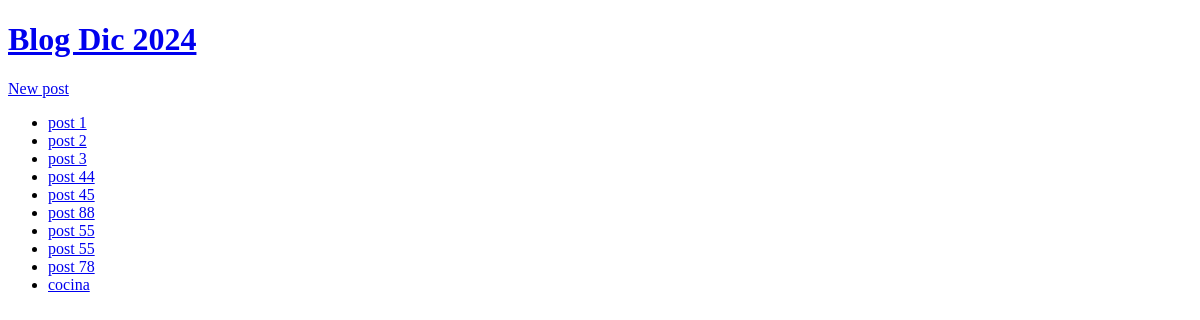
/, run on an earlier commit of the app's database.
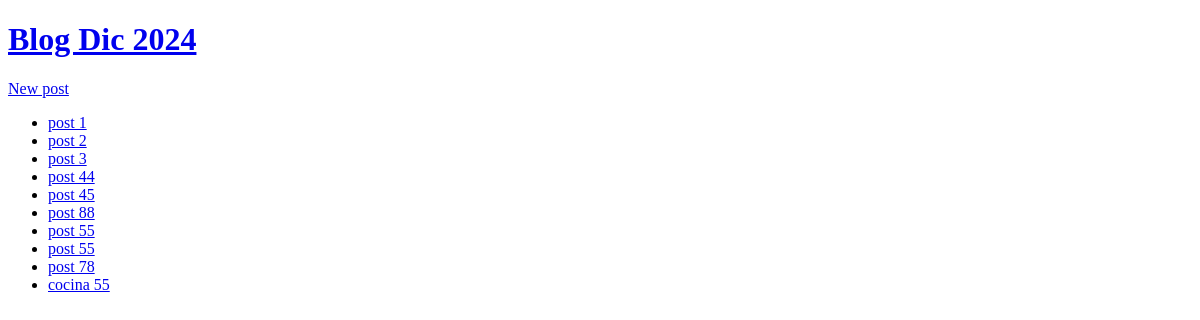
And on a later commit of the database.
### blog/models.py (models this page shows, shortened)
class Publication(models.Model):
    title = models.CharField(max_length=200)
    author = models.ForeignKey(
        "auth.User",
        on_delete=models.CASCADE,
    )
    body = models.TextField()

### blog/views.py (the view)
# urls.py: path('', HomePageView.as_view(), name='home'),
class HomePageView(ListView):
    model = Publication
    template_name = "publication_list.html"

### templates/publication_list.html
{% extends "_base.html" %}
{% block content %}
    <a href="{% url 'publication_new' %}">New post</a>
    <ul>
        {% for item in publication_list %}
            <li><a href="{% url 'publication_detail' item.pk %}">{{ item.title }}</a></li>
        {% endfor %}
    </ul>
{% endblock content %}

What changed in the data, as far as the page shows it:
changed Publication: title "cocina" → "cocina 55"
